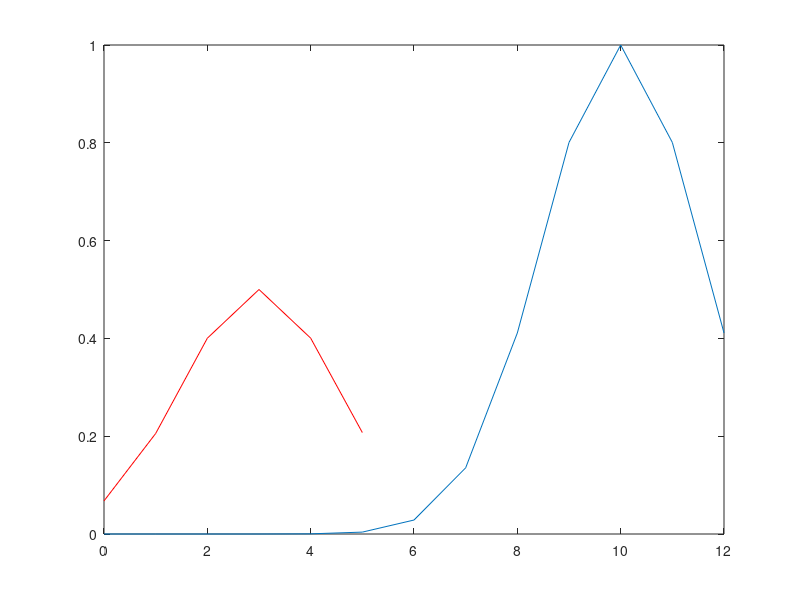

MATLAB code for this plot:

        x = (0:1:12)';
        y1 = gaussmf(x, [1.5 10]);
        y1_ori=(y1(1:length(y1)/2)+y1(1+length(y1)/2:length(y1)))./2;
        figure; plot(x,y1); hold on; plot(x(1:6),y1_ori,'r');